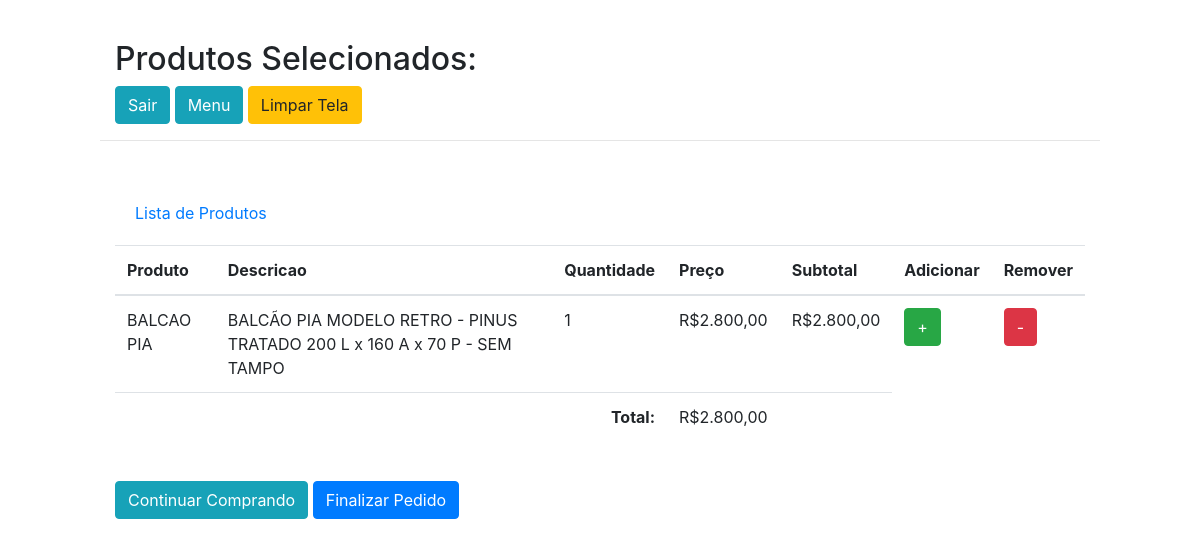
Screenshot of /carrinho.php?add=carrinho&codProduto=1 with the database file from the repository.
### tables this page shows
CREATE TABLE `produto` (
  `codProduto` int(11) NOT NULL,
  `nome_produto` varchar(30) NOT NULL,
  `tipo_produto` varchar(20) NOT NULL,
  `descricao_produto` varchar(80) NOT NULL,
  `dataEntrada_produto` date NOT NULL DEFAULT current_timestamp(),
  `imagem_produto` varchar(250) NOT NULL,
  `codFornecedor` int(11) NOT NULL,
  `quantidade_disponivel` int(11) NOT NULL,
  `valor_produto` float NOT NULL,
  `cod_envio` int(11) NOT NULL DEFAULT 0
);

### carrinho.php (the view, shortened to what this page needs)
<?php
require_once 'conexaoBanco.php';
   if(isset($_GET['add']) && $_GET['add'] == "carrinho"){
	   $id = $_GET['codProduto'];
   }
	?>
	<!DOCTYPE html>
<html lang="pt-br">
<head>
	<link rel="stylesheet" href="https://stackpath.bootstrapcdn.com/bootstrap/4.4.1/css/bootstrap.min.css">
	<link href="//maxcdn.bootstrapcdn.com/bootstrap/4.0.0/css/bootstrap.min.css" rel="stylesheet" id="bootstrap-css">
</head>
<body>
  <div id="containerHeader" class="container">
	 <h2> Produtos Selecionados: </h2>
  <a href="sair.php" ><button  class="btn btn-info" id="Sair5" >Sair</button></a>
  <a href="telaMenu.php" ><button class="btn btn-info" id="voltaMenut" >Menu</button></a>
    <a href="carrinho.php" ><button class="btn btn-warning" id="voltaMenut" >Limpar Tela</button></a>
	</div>
	<hr><br>
	<div class="container">
		<div class="">
			 <div class="card-body">
	    		<a href="selectProd.php">Lista de Produtos</a>
	    	</div>
		</div>
		<?php
		if(count($_SESSION['itens']) == 0 ){?>
	   <label>Carrinho Vazio -> <a href="selectProd.php"> Adicionar Itens</a></label><br>
	<?php
	}else{
	?>
			<table class="table table-strip">
				<thead>
					<tr>
						<th>Produto</th>
						<th>Descricao</th>
						<th>Quantidade</th>
						<th>Preço</th>
						<th>Subtotal</th>
						<th>Adicionar</th>
						<th>Remover</th>
					</tr>
				</thead>
				<tbody>
       <?php
				  foreach($_SESSION['itens'] as $id => $quantidade){
		  $select = $conexao->prepare("SELECT * FROM produto where codProduto = $id");
          $select->execute();
          $produtos = $select->fetchAll();
		 $total = $quantidade * $produtos[0]['valor_produto'];
		 $totalGeral = $totalGeral +  $total;
				  ?>
					<tr>
						<td><?php echo  $produtos[0]['nome_produto']?></td>
						<td><?php echo  $produtos[0]['descricao_produto']?></td>
						<td><?php echo $quantidade ?></td>
						<td>R$<?php echo number_format($produtos[0]['valor_produto'], 2, ',', '.')?></td>
						<td>R$<?php echo number_format($total, 2, ',', '.')?></td>
					    <td><a href="removeProd.php?addProd=carrinho&codProduto=<?php echo $produtos[0]['codProduto'] ?>" class="btn btn-success"> + </a></td>
						<td><a href="removeProd.php?removeProd=carrinho&codProduto=<?php echo $produtos[0]['codProduto'] ?>" class="btn btn-danger"> - </a></td>
					</tr>
				 <?php }
				 ?>
				 <tr>
				 	<td colspan="3" class="text-right"><b>Total: </b></td>
					<td>R$<?php echo number_format($totalGeral, 2, ',', '.')?></td>
				 	<td></td>
				 </tr>
				</tbody>
			</table>
	<?php }
	?>
	        <br>
			<a class="btn btn-info" href="selectProd.php">Continuar Comprando</a>
			<a class="btn btn-primary" href="selCli.php">Finalizar Pedido</a>
	</div>
</body>
</html>

### carrinho.php (style rules this page uses)
body { margin-left: 100px; margin-top: 40px; margin-right: 100px; }

### rows the page displays
produto: nome_produto "BALCAO PIA", descricao_produto "BALCÃO PIA MODELO RETRO - PINUS TRATADO 200 L x 160 A x 70 P - SEM TAMPO", quantidade "1", valor_produto "2.800,00"

### other values shown
$totalGeral "2.800,00"
